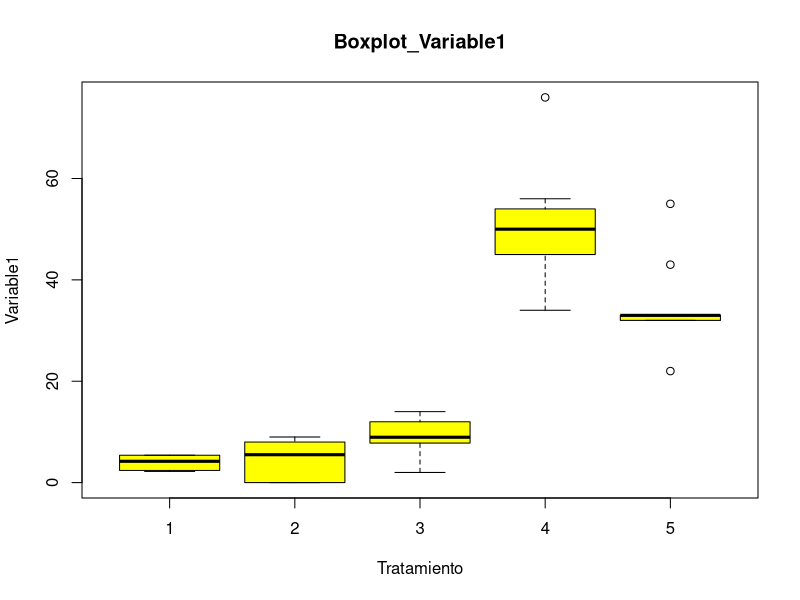
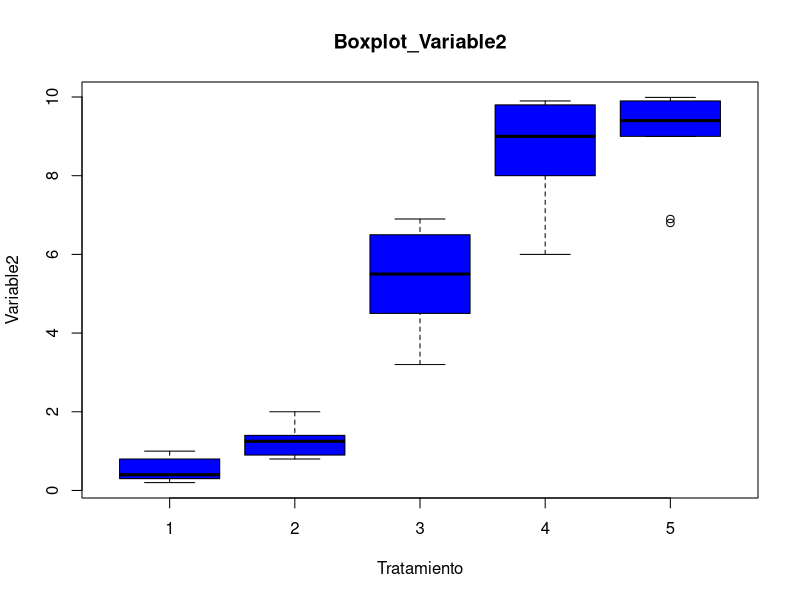
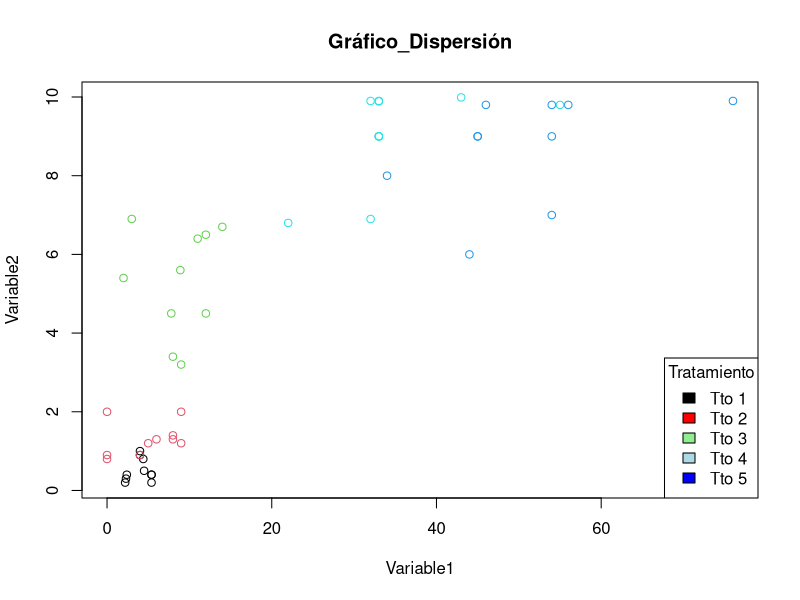
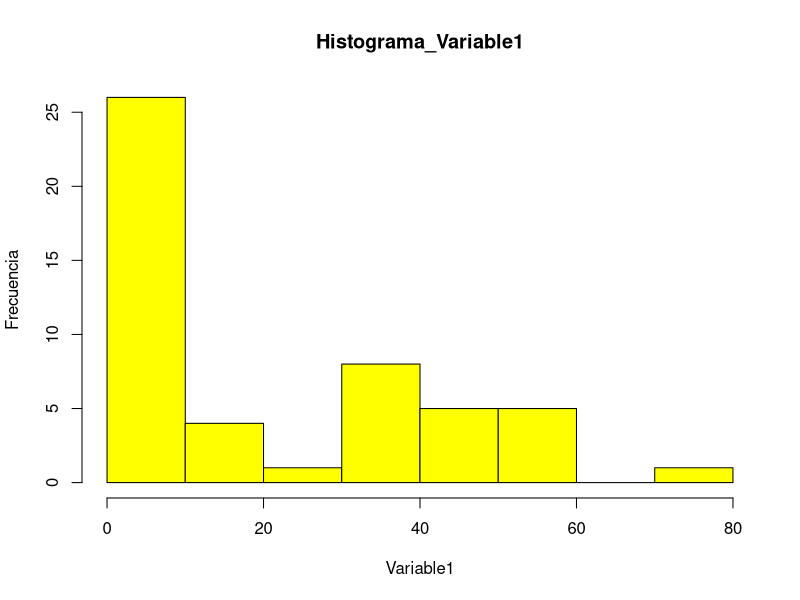
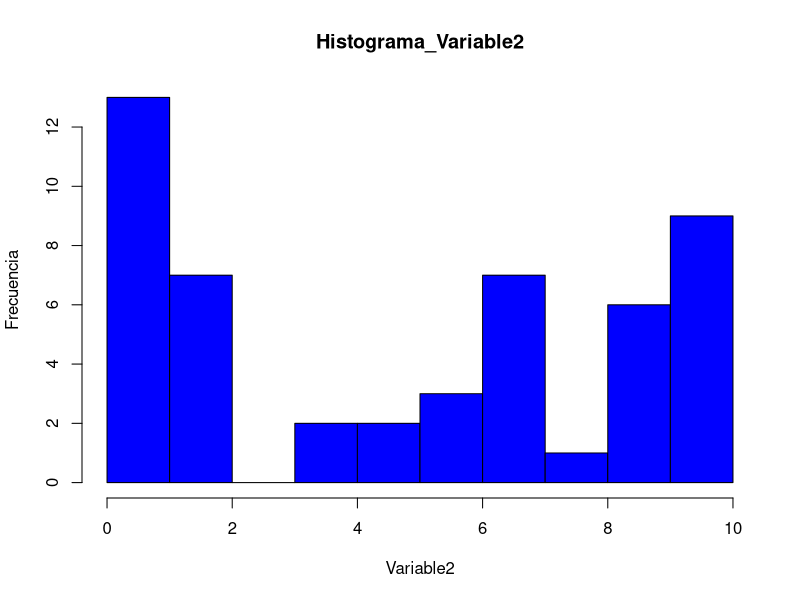

These charts were generated, in order, by the following R code:
# TRABAJO R
#
# AMANDA LEAL ZAFRA
# 
getwd() #para comprobar donde estoy y cambio el directorio de trabajo a la 
# carpeta donde están los datos que voy a utilizar

# Cargo los datos
datos = read.table ("datos-trabajoR.txt", header = T)

datos # Compruebo que se han cargado bien

# Examino los datos
head (datos)  #veo las primeras 6 filas
tail (datos)  #veo las últimas 6 filas
summary (datos)  #veo un resumen de mínimos, cuartiles, medias, medianas y
                 #máximos de cada columna
dim (datos)   #veo las dimensiones de los datos: 50 filas y 3 columnas
str (datos)   #veo los valores en línea de cada  columna
# Hay 2 variables y 5 tratamientos diferentes

# Hago boxplots, uno para cada variable
boxplot (Variable1 ~ Tratamiento, data = datos, main = "Boxplot_Variable1", 
         xlab = "Tratamiento", ylab = "Variable1", col = "yellow")  

boxplot (Variable2 ~ Tratamiento, data = datos, main = "Boxplot_Variable2", 
         xlab = "Tratamiento", ylab = "Variable2", col = "blue")

# Hago un gráfico de dispersión y le pongo su leyenda
plot (datos$Variable2 ~ datos$Variable1, col = datos$Tratamiento, 
      main = "Gráfico_Dispersión", xlab = "Variable1", ylab = "Variable2")

legend(x = "bottomright", legend = c ("Tto 1", "Tto 2", "Tto 3", "Tto 4", 
      "Tto 5"), fill = c("black", "red", "light green", "light blue", "blue"), 
       title = "Tratamiento")

# Hago histogramas, uno para cada variable
hist (datos$Variable1, main = "Histograma_Variable1", xlab = "Variable1",
	ylab = "Frecuencia", col = "yellow")

hist (datos$Variable2, main = "Histograma_Variable2", xlab = "Variable2",
	ylab = "Frecuencia", col = "blue")

# Hago un factor en tratamiento
factor_tratamiento <- factor(datos$Tratamiento)
factor_tratamiento <- factor(factor_tratamiento, levels = c("1", "2", "3", "4", "5"))

# Calculo media y desviación estandar para cada tratamiento
aggregate(Variable1~factor_tratamiento,datos, mean)
aggregate(Variable2~factor_tratamiento,datos, mean)
aggregate(Variable1~factor_tratamiento,datos, sd)
aggregate(Variable2~factor_tratamiento,datos, sd)

# Miro cuantos elementos tiene cada tratamiento
table(factor_tratamiento)
# Cada tratamiento tiene 10 elementos

# Extraigo los datos de los tratamientos 1 y 4
tratamiento1 <- datos[1:10,]
tratamiento4 <- datos[31:40,]

# Averiguo si nuestra hipótesis nula es real
shapiro.test(tratamiento1$Variable1)  #para saber si es distribución normal
shapiro.test(tratamiento4$Variable1) 
#es distribución normal porque p-values > 0,05

t.test(tratamiento1$Variable1, tratamiento4$Variable1)  #para comprobar hipótesis nula
#rechazamos hipótesis nula porque p-value < 0,05, las medias no son iguales

var.test(tratamiento1$Variable1, tratamiento4$Variable1)  # para comprobar varianzas
#varianzas diferentes, p-value < 0,05
